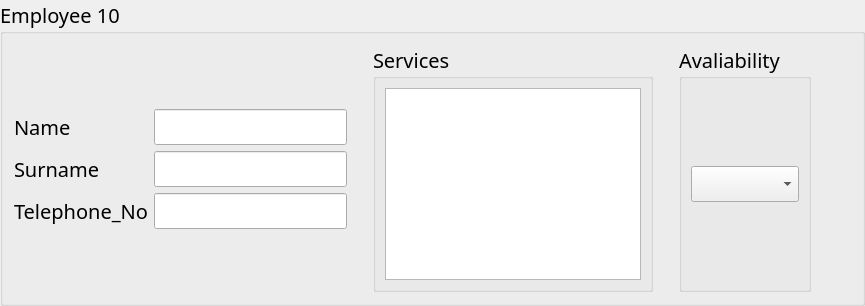
               <widget class="QGroupBox" name="Employee10">
                <property name="sizePolicy">
                 <sizepolicy hsizetype="MinimumExpanding" vsizetype="MinimumExpanding">
                  <horstretch>0</horstretch>
                  <verstretch>0</verstretch>
                 </sizepolicy>
                </property>
                <property name="font">
                 <font>
                  <family>Rockwell</family>
                  <pointsize>15</pointsize>
                 </font>
                </property>
                <property name="title">
                 <string>Employee 10</string>
                </property>
                <layout class="QGridLayout" name="gridLayout_26">
                 <item row="2" column="6">
                  <spacer name="horizontalSpacer_24">
                   <property name="orientation">
                    <enum>Qt::Horizontal</enum>
                   </property>
                   <property name="sizeHint" stdset="0">
                    <size>
                     <width>40</width>
                     <height>20</height>
                    </size>
                   </property>
                  </spacer>
                 </item>
                 <item row="3" column="1">
                  <widget class="QLineEdit" name="Phone_No10"/>
                 </item>
                 <item row="2" column="0">
                  <widget class="QLabel" name="Surname_Label10">
                   <property name="text">
                    <string>Surname</string>
                   </property>
                  </widget>
                 </item>
                 <item row="3" column="0">
                  <widget class="QLabel" name="Phone_Label10">
                   <property name="text">
                    <string>Telephone_No</string>
                   </property>
                  </widget>
                 </item>
                 <item row="2" column="1">
                  <widget class="QLineEdit" name="Surname10"/>
                 </item>
                 <item row="1" column="0">
                  <widget class="QLabel" name="Name_Label10">
                   <property name="text">
                    <string>Name</string>
                   </property>
                  </widget>
                 </item>
                 <item row="1" column="1">
                  <widget class="QLineEdit" name="Name10"/>
                 </item>
                 <item row="0" column="5" rowspan="5">
                  <widget class="QGroupBox" name="Avaliability10">
                   <property name="sizePolicy">
                    <sizepolicy hsizetype="MinimumExpanding" vsizetype="MinimumExpanding">
                     <horstretch>0</horstretch>
                     <verstretch>0</verstretch>
                    </sizepolicy>
                   </property>
                   <property name="title">
                    <string>Avaliability</string>
                   </property>
                   <layout class="QGridLayout" name="gridLayout_37">
                    <item row="0" column="1">
                     <widget class="QComboBox" name="comboBox10"/>
                    </item>
                   </layout>
                  </widget>
                 </item>
                 <item row="0" column="3" rowspan="5">
                  <widget class="QGroupBox" name="Services10">
                   <property name="sizePolicy">
                    <sizepolicy hsizetype="MinimumExpanding" vsizetype="MinimumExpanding">
                     <horstretch>0</horstretch>
                     <verstretch>0</verstretch>
                    </sizepolicy>
                   </property>
                   <property name="title">
                    <string>Services</string>
                   </property>
                   <layout class="QGridLayout" name="gridLayout_27">
                    <item row="0" column="0">
                     <widget class="QTextEdit" name="TextBox10">
                      <property name="sizePolicy">
                       <sizepolicy hsizetype="MinimumExpanding" vsizetype="MinimumExpanding">
                        <horstretch>0</horstretch>
                        <verstretch>0</verstretch>
                       </sizepolicy>
                      </property>
                     </widget>
                    </item>
                   </layout>
                  </widget>
                 </item>
                 <item row="4" column="1">
                  <spacer name="verticalSpacer_62">
                   <property name="orientation">
                    <enum>Qt::Vertical</enum>
                   </property>
                   <property name="sizeHint" stdset="0">
                    <size>
                     <width>20</width>
                     <height>40</height>
                    </size>
                   </property>
                  </spacer>
                 </item>
                 <item row="0" column="1">
                  <spacer name="verticalSpacer_61">
                   <property name="orientation">
                    <enum>Qt::Vertical</enum>
                   </property>
                   <property name="sizeHint" stdset="0">
                    <size>
                     <width>20</width>
                     <height>40</height>
                    </size>
                   </property>
                  </spacer>
                 </item>
                 <item row="0" column="2" rowspan="5">
                  <spacer name="verticalSpacer_32">
                   <property name="orientation">
                    <enum>Qt::Vertical</enum>
                   </property>
                   <property name="sizeHint" stdset="0">
                    <size>
                     <width>20</width>
                     <height>40</height>
                    </size>
                   </property>
                  </spacer>
                 </item>
                 <item row="0" column="4" rowspan="5">
                  <spacer name="verticalSpacer_41">
                   <property name="orientation">
                    <enum>Qt::Vertical</enum>
                   </property>
                   <property name="sizeHint" stdset="0">
                    <size>
                     <width>20</width>
                     <height>40</height>
                    </size>
                   </property>
                  </spacer>
                 </item>
                </layout>
               </widget>
